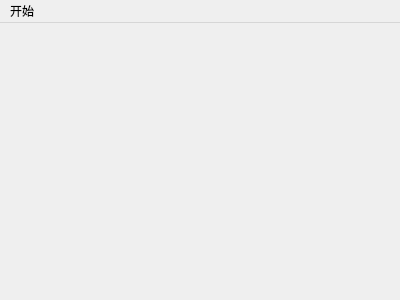
<?xml version="1.0" encoding="UTF-8"?>
<ui version="4.0">
 <class>MainWindow</class>
 <widget class="QMainWindow" name="MainWindow">
  <property name="geometry">
   <rect>
    <x>0</x>
    <y>0</y>
    <width>400</width>
    <height>300</height>
   </rect>
  </property>
  <property name="windowTitle">
   <string>MainWindow</string>
  </property>
  <widget class="QWidget" name="centralWidget"/>
  <widget class="QMenuBar" name="menuBar">
   <property name="geometry">
    <rect>
     <x>0</x>
     <y>0</y>
     <width>400</width>
     <height>23</height>
    </rect>
   </property>
   <widget class="QMenu" name="menu">
    <property name="title">
     <string>开始</string>
    </property>
    <addaction name="actionquit"/>
   </widget>
   <addaction name="menu"/>
  </widget>
  <action name="actionquit">
   <property name="text">
    <string>退出</string>
   </property>
  </action>
 </widget>
 <layoutdefault spacing="6" margin="11"/>
 <resources/>
 <connections/>
</ui>
